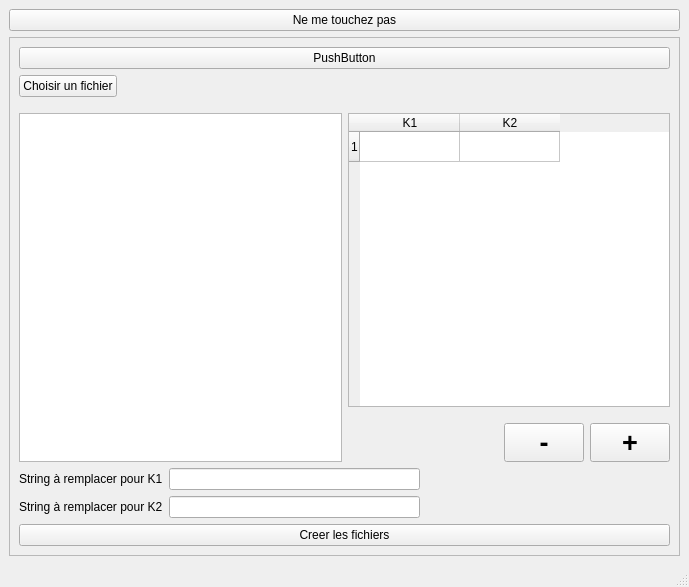
<?xml version="1.0" encoding="UTF-8"?>
<ui version="4.0">
 <class>TemplateManager</class>
 <widget class="QMainWindow" name="TemplateManager">
  <property name="geometry">
   <rect>
    <x>0</x>
    <y>0</y>
    <width>689</width>
    <height>587</height>
   </rect>
  </property>
  <property name="windowTitle">
   <string>MainWindow</string>
  </property>
  <property name="styleSheet">
   <string notr="true"/>
  </property>
  <widget class="QWidget" name="centralwidget">
   <layout class="QGridLayout" name="gridLayout_2">
    <item row="1" column="0">
     <widget class="QFrame" name="frame">
      <property name="frameShape">
       <enum>QFrame::StyledPanel</enum>
      </property>
      <property name="frameShadow">
       <enum>QFrame::Raised</enum>
      </property>
      <layout class="QGridLayout" name="gridLayout">
       <item row="8" column="0">
        <layout class="QVBoxLayout" name="verticalLayout">
         <item>
          <layout class="QHBoxLayout" name="horizontalLayout_2">
           <property name="topMargin">
            <number>0</number>
           </property>
           <item>
            <widget class="QLabel" name="label_2">
             <property name="text">
              <string>String à remplacer pour K1</string>
             </property>
            </widget>
           </item>
           <item>
            <widget class="QLineEdit" name="lineEdit_k1"/>
           </item>
           <item>
            <spacer name="horizontalSpacer_3">
             <property name="orientation">
              <enum>Qt::Horizontal</enum>
             </property>
             <property name="sizeHint" stdset="0">
              <size>
               <width>40</width>
               <height>20</height>
              </size>
             </property>
            </spacer>
           </item>
          </layout>
         </item>
         <item>
          <layout class="QHBoxLayout" name="horizontalLayout_3">
           <property name="topMargin">
            <number>0</number>
           </property>
           <item>
            <widget class="QLabel" name="label_3">
             <property name="text">
              <string>String à remplacer pour K2</string>
             </property>
            </widget>
           </item>
           <item>
            <widget class="QLineEdit" name="lineEdit_k2"/>
           </item>
           <item>
            <spacer name="horizontalSpacer_2">
             <property name="orientation">
              <enum>Qt::Horizontal</enum>
             </property>
             <property name="sizeHint" stdset="0">
              <size>
               <width>40</width>
               <height>20</height>
              </size>
             </property>
            </spacer>
           </item>
          </layout>
         </item>
         <item>
          <widget class="QPushButton" name="pushButton_2">
           <property name="text">
            <string>Creer les fichiers</string>
           </property>
          </widget>
         </item>
        </layout>
       </item>
       <item row="1" column="0">
        <layout class="QHBoxLayout" name="horizontalLayout">
         <item>
          <widget class="QPushButton" name="pushButton">
           <property name="text">
            <string>Choisir un fichier</string>
           </property>
          </widget>
         </item>
         <item>
          <spacer name="horizontalSpacer">
           <property name="orientation">
            <enum>Qt::Horizontal</enum>
           </property>
           <property name="sizeHint" stdset="0">
            <size>
             <width>40</width>
             <height>20</height>
            </size>
           </property>
          </spacer>
         </item>
         <item>
          <widget class="QLabel" name="fname_label">
           <property name="toolTip">
            <string>dfdfdfdf</string>
           </property>
           <property name="text">
            <string/>
           </property>
          </widget>
         </item>
        </layout>
       </item>
       <item row="2" column="0">
        <layout class="QHBoxLayout" name="horizontalLayout_4">
         <property name="topMargin">
          <number>10</number>
         </property>
         <item>
          <widget class="QTextEdit" name="textEdit"/>
         </item>
         <item>
          <layout class="QVBoxLayout" name="verticalLayout_2">
           <property name="leftMargin">
            <number>0</number>
           </property>
           <item>
            <widget class="QTableWidget" name="conditionTable">
             <row>
              <property name="text">
               <string>1</string>
              </property>
             </row>
             <column>
              <property name="text">
               <string>K1</string>
              </property>
             </column>
             <column>
              <property name="text">
               <string>K2</string>
              </property>
             </column>
            </widget>
           </item>
           <item>
            <layout class="QHBoxLayout" name="horizontalLayout_5">
             <property name="topMargin">
              <number>10</number>
             </property>
             <item>
              <spacer name="horizontalSpacer_4">
               <property name="orientation">
                <enum>Qt::Horizontal</enum>
               </property>
               <property name="sizeHint" stdset="0">
                <size>
                 <width>40</width>
                 <height>20</height>
                </size>
               </property>
              </spacer>
             </item>
             <item>
              <widget class="QPushButton" name="pushButton_remove_condition">
               <property name="font">
                <font>
                 <pointsize>20</pointsize>
                 <weight>75</weight>
                 <bold>true</bold>
                </font>
               </property>
               <property name="text">
                <string>-</string>
               </property>
              </widget>
             </item>
             <item>
              <widget class="QPushButton" name="pushButton_add_condition">
               <property name="sizePolicy">
                <sizepolicy hsizetype="Minimum" vsizetype="Minimum">
                 <horstretch>0</horstretch>
                 <verstretch>0</verstretch>
                </sizepolicy>
               </property>
               <property name="font">
                <font>
                 <pointsize>20</pointsize>
                 <weight>75</weight>
                 <bold>true</bold>
                </font>
               </property>
               <property name="text">
                <string>+</string>
               </property>
              </widget>
             </item>
            </layout>
           </item>
          </layout>
         </item>
        </layout>
       </item>
       <item row="0" column="0">
        <widget class="QPushButton" name="pushButton_4">
         <property name="text">
          <string>PushButton</string>
         </property>
        </widget>
       </item>
      </layout>
     </widget>
    </item>
    <item row="0" column="0">
     <widget class="QPushButton" name="pushButton_3">
      <property name="text">
       <string>Ne me touchez pas</string>
      </property>
     </widget>
    </item>
   </layout>
  </widget>
  <widget class="QMenuBar" name="menubar">
   <property name="geometry">
    <rect>
     <x>0</x>
     <y>0</y>
     <width>689</width>
     <height>26</height>
    </rect>
   </property>
  </widget>
  <widget class="QStatusBar" name="statusbar">
   <property name="statusTip">
    <string>sdsdssd</string>
   </property>
  </widget>
 </widget>
 <resources/>
 <connections/>
</ui>
